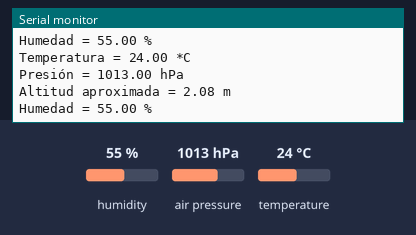
Recording of a sketch running on a simulated ESP32. Parts: the last lines printed to the serial monitor. Inputs (shaded band) come from the test bench; at power-on: humidity 55 %, air pressure 1013 hPa, temperature 24 °C.

Above: at 1.2 s.
1.3 s: humidity set to 22 %
At 2.5 s:
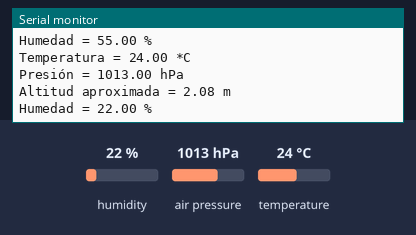
2.8 s: air pressure set to 952 hPa
At 3.5 s:
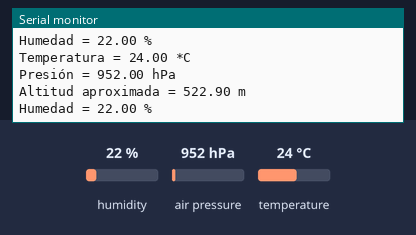

The sketch:

bme280.ino
```cpp
#include <Wire.h>
#include <Adafruit_Sensor.h>
#include <Adafruit_BME280.h>
#define SDA_PIN 26
#define SCL_PIN 27

#define SEALEVELPRESSURE_HPA (1013.25)

Adafruit_BME280 bme;

void setup() {
  Serial.begin(115200);
  Wire.begin(SDA_PIN, SCL_PIN);
  if (!bme.begin(0x76)) {
    Serial.println("No se encontró un sensor BME280 válido, verifica los cables!");
    while (1);
  }
}

void loop() {
  Serial.print("Temperatura = ");
  Serial.print(bme.readTemperature());
  Serial.println(" *C");

  Serial.print("Presión = ");
  Serial.print(bme.readPressure() / 100.0F);
  Serial.println(" hPa");

  Serial.print("Altitud aproximada = ");
  Serial.print(bme.readAltitude(SEALEVELPRESSURE_HPA));
  Serial.println(" m");

  Serial.print("Humedad = ");
  Serial.print(bme.readHumidity());
  Serial.println(" %");

  Serial.println();
  delay(1000);
}  
```

Measured:
- after the input at 1.3 s, the serial monitor: prints a new line after 0.71 s (image 1)
- after the input at 2.8 s, the serial monitor: prints a new line after 0.22 s (image 2)
